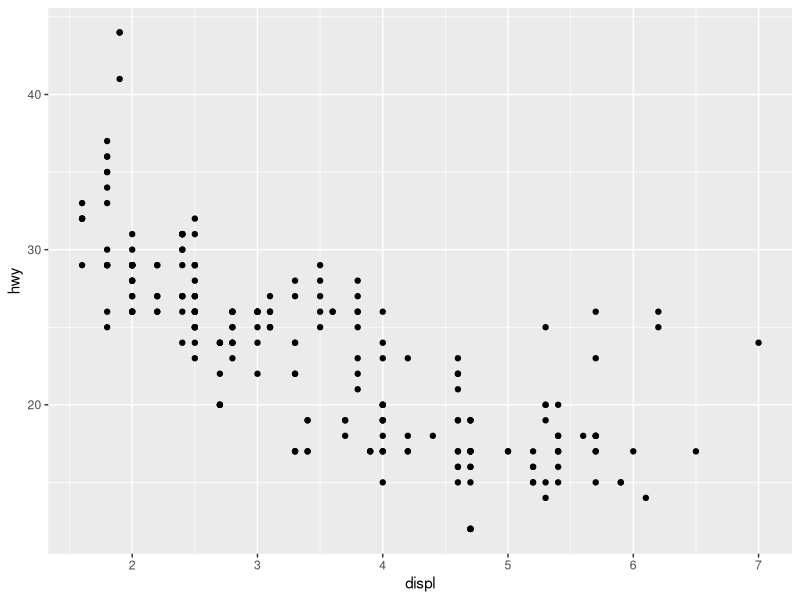
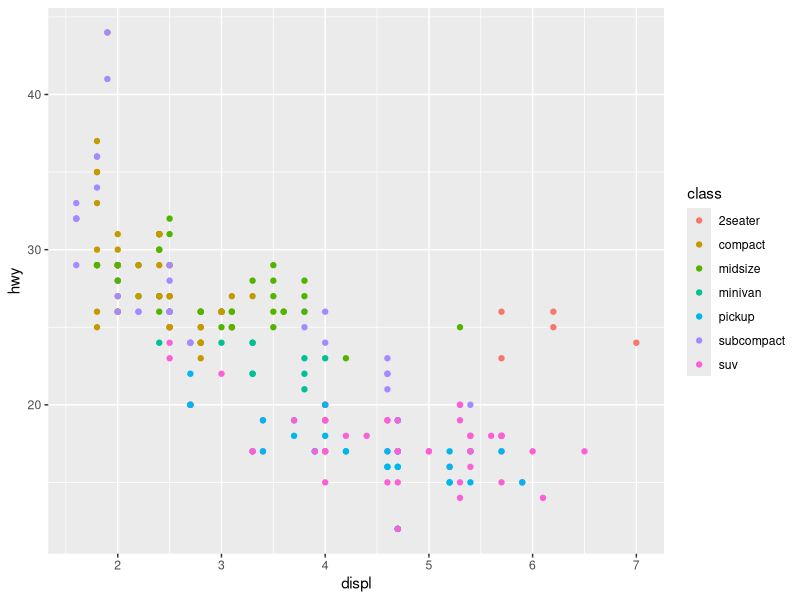
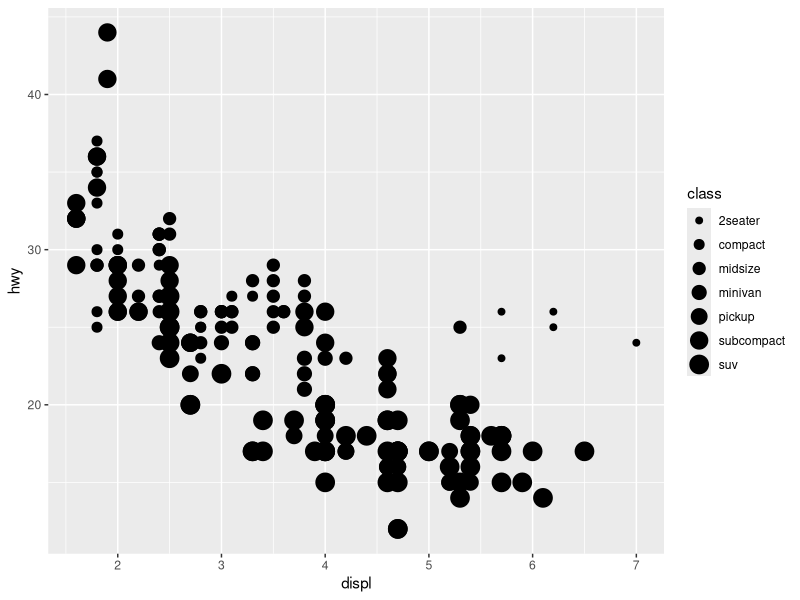
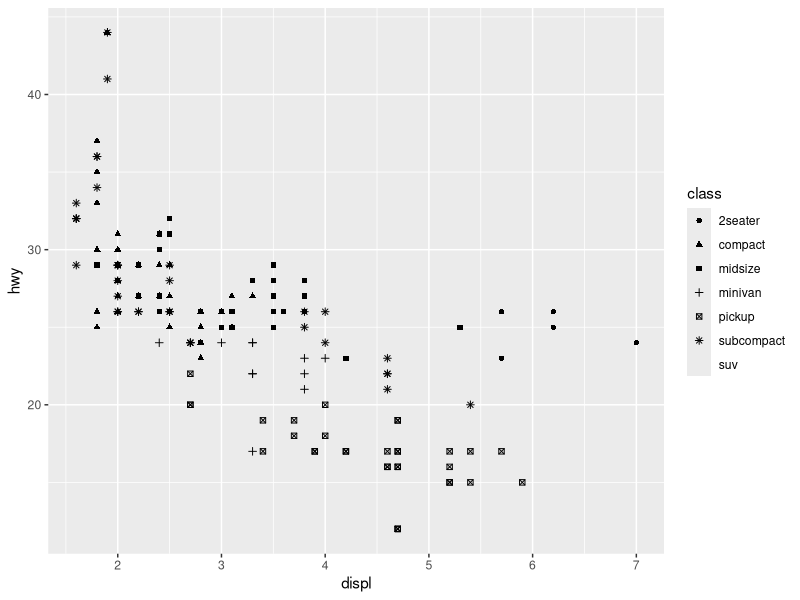
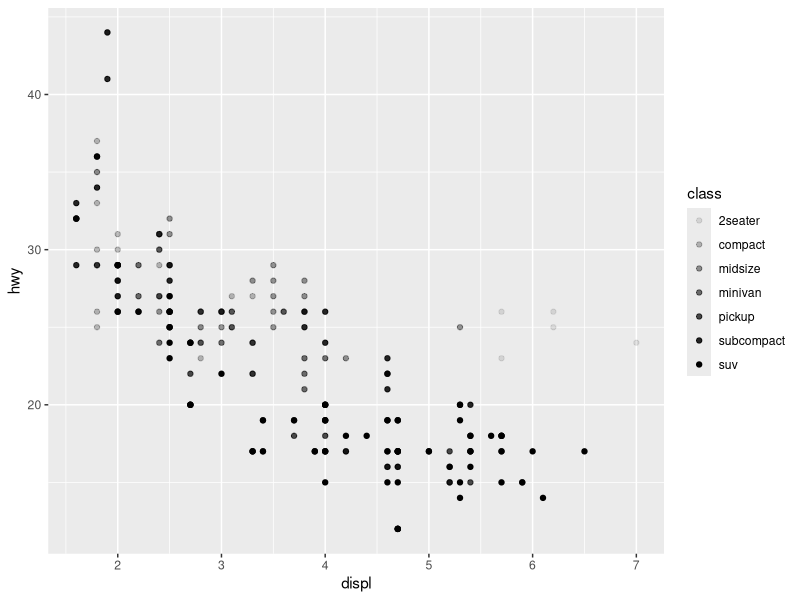
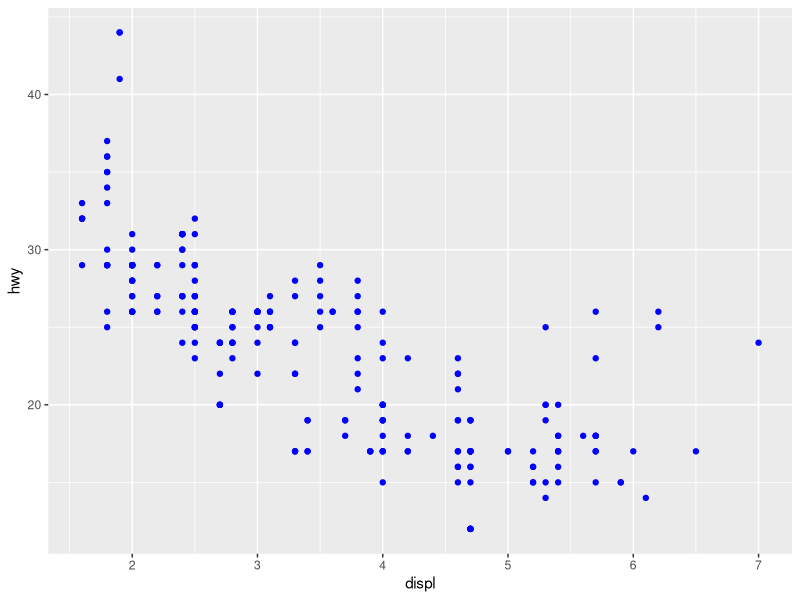
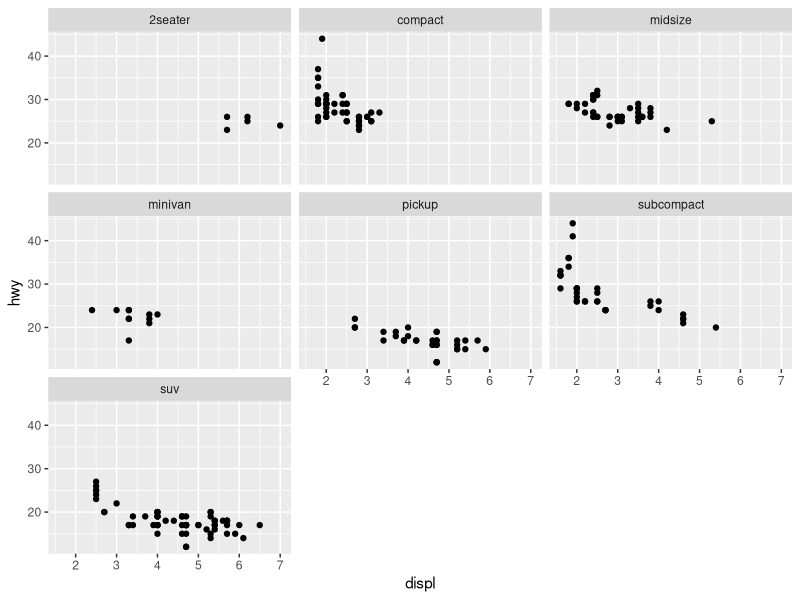
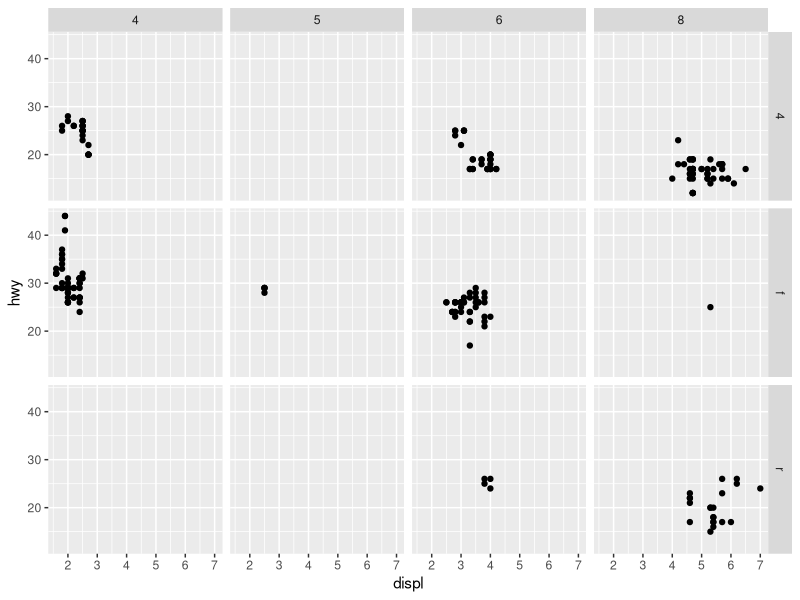

Reproduce these figures in R, in order.
## ---- chunk 1
library(tidyverse) # 方便使用其中的 ggplot2
## ---- chunk 2
view(mpg) # 使用 view() 函数可以方便观察对应数据集
head(mpg) # 可以在控制台打印数据集头部信息（前十行）
## ---- chunk 3
ggplot(data = mpg) + # 统一设置想要处理的数据集
    # 绘制 point，mapping 属性用来设置相关的 x 轴和 y 轴参数
    geom_point(mapping = aes(x = displ, y = hwy))
## ---- chunk 4
ggplot(data = mpg) +
    geom_point(mapping = aes(x = displ, y = hwy, color = class))
## ---- chunk 5
ggplot(data = mpg) +
    geom_point(mapping = aes(x = displ, y = hwy, size = class))
## ---- chunk 6
ggplot(data = mpg) +
    geom_point(mapping = aes(x = displ, y = hwy, shape = class))
## ---- chunk 7
ggplot(data = mpg) +
    geom_point(mapping = aes(x = displ, y = hwy, alpha = class))
## ---- chunk 8
ggplot(data = mpg) +
    geom_point(mapping = aes(x = displ, y = hwy), color = "blue")
## ---- chunk 9
ggplot(data = mpg) +
    geom_point(mapping = aes(x = displ, y = hwy)) +
    facet_wrap(~class, nrow = 3) # 以 class 分类，三列，不限制行
## ---- chunk 10
ggplot(data = mpg) +
    geom_point(mapping = aes(x = displ, y = hwy)) +
    facet_grid(drv ~ cyl) # 以 drv 为 x 轴，cyl 为 y 轴
## ---- chunk 11
ggplot(data = mpg) +
    geom_point(aes(x = displ, y = hwy)) +
    geom_smooth(aes(x = displ, y = hwy))
## ---- chunk 12
ggplot(data = mpg, mapping = aes(x = displ, y = hwy)) +
    geom_point() +
    geom_smooth()
## ---- chunk 13
ggplot(data = mpg, mapping = aes(x = displ, y = hwy)) +
    geom_point(color = "blue") +
    geom_smooth(data = filter(mpg, class == "subcompact"))
## ---- chunk 14
ggplot(data = mpg) +
    geom_smooth(
        mapping = aes(x = displ, y = hwy, color = drv),
        show.legend = FALSE,
        se = FALSE
    )
## ---- chunk 15
ggplot(data = diamonds) +
    geom_bar(mapping = aes(x = cut, colour = cut)) # colour 为描边颜色
ggplot(data = diamonds) +
    geom_bar(mapping = aes(x = cut, fill = cut)) # fill 为填充颜色
## ---- chunk 16
ggplot(data = diamonds) +
    geom_bar(mapping = aes(x = cut, fill = clarity))
## ---- chunk 17
ggplot(data = diamonds, mapping = aes(x = cut, fill = clarity)) +
    geom_bar(alpha = 1 / 5, position = "identity")
## ---- chunk 18
ggplot(data = diamonds, mapping = aes(x = cut, colour = clarity)) +
    geom_bar(fill = NA, position = "identity")
## ---- chunk 19
ggplot(data = diamonds, mapping = aes(x = cut, fill = clarity)) +
    geom_bar(position = "fill")
## ---- chunk 20
ggplot(data = diamonds, mapping = aes(x = cut, fill = clarity)) +
    geom_bar(position = "dodge")
## ---- chunk 21
ggplot(data = diamonds) +
    stat_summary(
        mapping = aes(x = cut, y = depth),
        fun.max = max, # 上限最大值
        fun.min = min, # 下限为最小值
        fun.y = mean # 标点为平均数
    )
## ---- chunk 22
ggplot(data = mpg, mapping = aes(x = class, y = hwy)) +
    geom_boxplot() +
    coord_flip()
## ---- chunk 23
nz <- map_data("nz") # 从 map_data 里调用某国的地图
ggplot(nz, aes(long, lat, group = group)) +
    geom_polygon(fill = "white", colour = "black") +
    coord_quickmap() # 这里会使图表以正确的横纵比显示，防止图像拉伸扭曲
## ---- chunk 24
ggplot(data = diamonds) +
    geom_bar(
        mapping = aes(x = cut, fill = cut),
        show.legend = FALSE, # 隐藏图例，原因是 x 轴默认已经带指示了
        width = 1
    ) +
    coord_polar() # 设置为极坐标（有点像圆饼图）
## ---- chunk 25
p <- list()
p[[1]] <- ggplot(mpg, aes(x = displ, y = hwy)) +
    geom_point() +
    geom_smooth(se = FALSE) # 注意包含回归曲线
p[[2]] <- ggplot(mpg, aes(x = displ, y = hwy)) +
    geom_smooth(mapping = aes(group = drv), se = FALSE) + # 以 drv 分组作出多条回归线
    geom_point()
p[[3]] <- ggplot(mpg, aes(x = displ, y = hwy, colour = drv)) + # 全局以 drv 分类添加着色
    geom_point() +
    geom_smooth(se = FALSE)
p[[4]] <- ggplot(mpg, aes(x = displ, y = hwy)) +
    geom_point(aes(colour = drv)) +
    geom_smooth(se = FALSE) # 如果只要总的回归线，就不要把 colour 变量对 smooth 进行应用
p[[5]] <- ggplot(mpg, aes(x = displ, y = hwy)) +
    geom_point(aes(colour = drv)) +
    geom_smooth(aes(linetype = drv), se = FALSE) # 与以颜色分组类似，这里只是改用线条样式
p[[6]] <- ggplot(mpg, aes(x = displ, y = hwy)) +
    geom_point(size = 4, color = "white") +
    geom_point(aes(colour = drv)) # 这里是两幅非常相似的图重叠的效果。注意后画的图优先显示
## ---- chunk 26
library(grid) # 引用一下布局包
grid.newpage() # 新建布局包
pushViewport(viewport(layout = grid.layout(3, 2))) # 设置 2x3 布局
print(p[[1]], vp = viewport(layout.pos.row = 1, layout.pos.col = 1))
print(p[[2]], vp = viewport(layout.pos.row = 1, layout.pos.col = 2))
print(p[[3]], vp = viewport(layout.pos.row = 2, layout.pos.col = 1))
print(p[[4]], vp = viewport(layout.pos.row = 2, layout.pos.col = 2))
print(p[[5]], vp = viewport(layout.pos.row = 3, layout.pos.col = 1))
print(p[[6]], vp = viewport(layout.pos.row = 3, layout.pos.col = 2))
## ---- chunk 27
ggplot(data = mpg, mapping = aes(x = displ, y = hwy)) +
    geom_point(alpha = 1 / 5)
## ---- chunk 28
ggplot(data = mpg) +
    geom_point(mapping = aes(x = displ, y = hwy), position = "jitter")
